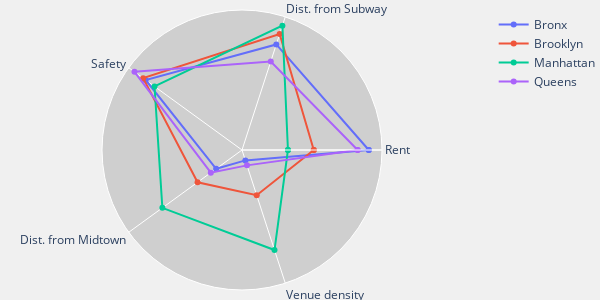

The cell this chart's notebook holds for it:
### Code cell
import plotly.graph_objects as go
import plotly.io as pio



categories =  [col for col in merged.columns if not col=='Borough']
categories = ['Rent',
 'Dist. from Subway',
 'Safety',
 'Dist. from Midtown',
 'Venue density']
fig = go.Figure()

for idx, val in radar_data_pareto.iterrows():

    fig.add_trace(go.Scatterpolar(
          r=val.tolist() + [val.tolist()[0]],
          theta=categories + [categories[0]],
          fill='none',
          name=idx,
          hoverinfo='none'
    ))

# for idx, val in radar_data_pareto.iterrows():
#     fig.add_trace(go.Scatterpolar(
#           r=val,
#           theta=categories,
# #           fill='toself',
#           name=idx,
#           line=dict(dash='dash')
#     ))
    
fig.update_layout(
  polar=dict(
    bgcolor= '#cfcfcf',
    radialaxis=dict(
      visible=True,
      range=[0, 1],
      tickvals=[]
      
    )),
      paper_bgcolor= '#f0f0f0',
    xaxis = dict(gridcolor='#cfcfcf'),
    yaxis = dict(gridcolor='#cfcfcf'),
    
    height=300,
    width=600,
    margin=dict(r=0, l=0, b=10, t=10),
  showlegend=True
)
# fig.write_html('fig/pareto_radial.html')
pio.write_html(fig, file='../../semodi.github.io/_includes/pareto_radial_test.html',include_mathjax=False, include_plotlyjs='cdn')

fig.show()

### Figure 1 — Plotly figure (JSON) as saved in the notebook; plotly's stock layout.template omitted (floating-point values rounded to 4 significant figures)
{"data": [{"fill": "none", "hoverinfo": "none", "name": "Bronx", "r": [0.9055, 0.7927, 0.8508, 0.2281, 0.07792, 0.9055], "theta": ["Rent", "Dist. from Subway", "Safety", "Dist. from Midtown", "Venue density", "Rent"], "type": "scatterpolar"}, {"fill": "none", "hoverinfo": "none", "name": "Brooklyn", "r": [0.5126, 0.8706, 0.8729, 0.3922, 0.3398, 0.5126], "theta": ["Rent", "Dist. from Subway", "Safety", "Dist. from Midtown", "Venue density", "Rent"], "type": "scatterpolar"}, {"fill": "none", "hoverinfo": "none", "name": "Manhattan", "r": [0.3282, 0.9338, 0.7724, 0.7032, 0.7512, 0.3282], "theta": ["Rent", "Dist. from Subway", "Safety", "Dist. from Midtown", "Venue density", "Rent"], "type": "scatterpolar"}, {"fill": "none", "hoverinfo": "none", "name": "Queens", "r": [0.8261, 0.6652, 0.9494, 0.2755, 0.1155, 0.8261], "theta": ["Rent", "Dist. from Subway", "Safety", "Dist. from Midtown", "Venue density", "Rent"], "type": "scatterpolar"}], "layout": {"height": 300, "margin": {"b": 10, "l": 0, "r": 0, "t": 10}, "paper_bgcolor": "#f0f0f0", "polar": {"angularaxis": {"type": "category"}, "bgcolor": "#cfcfcf", "radialaxis": {"autorange": false, "range": [0, 1], "tickvals": [], "type": "linear", "visible": true}}, "showlegend": true, "width": 600, "xaxis": {"gridcolor": "#cfcfcf"}, "yaxis": {"gridcolor": "#cfcfcf"}}}
